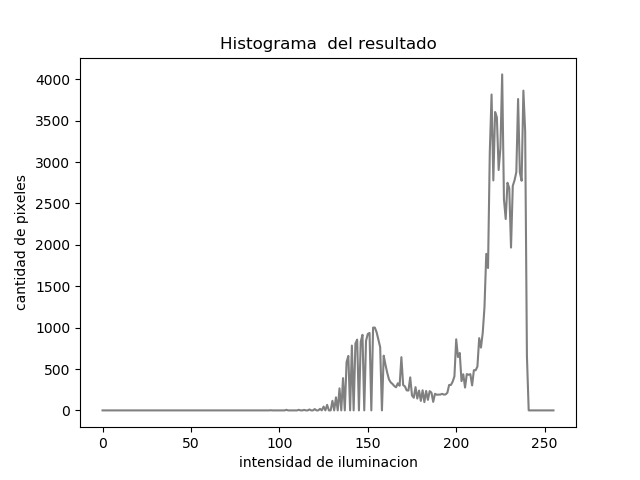
#> input picture Practica 4/hist_exp_5.png, 640 x 480 px
$ python ejercicio2.py hist_exp_5.png 5
#> lines starting #> are read from the running program, lines starting #| are printed output that depends on the picture
#> further down, img is the input picture: shape (480, 640); min 0, max 255, mean 248.4
import sys
import cv2 as cv
import numpy as np
from matplotlib import pyplot as plt
import math

def operador_logaritmo(c, img):
    # Obteniendo dimensiones de la imagen
#> called with c = 5
    heigth = img.shape[0]
#> heigth = 480
    width = img.shape[1]
#> width = 640

    # Imagen resultado
    nueva_imagen = np.zeros((heigth, width, 1), np.uint8)

    for i in range(heigth):
        for j in range(width):
            temp = c*math.log10(1 + img[i][j])

            if temp > 255:
                temp = 255

            if temp < 0:
                temp = 0

            nueva_imagen[i][j] = temp
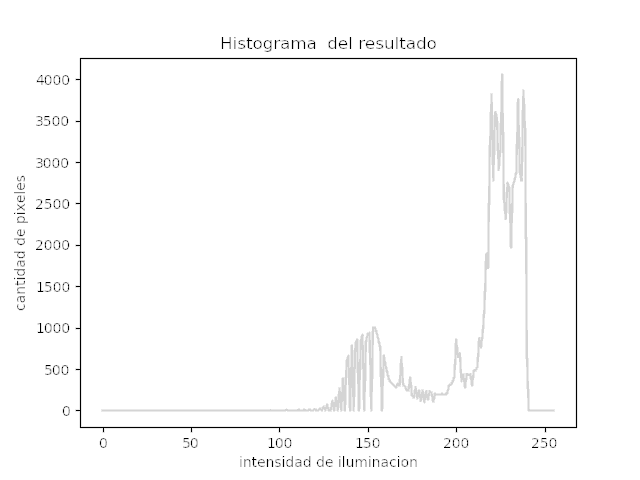
#> nueva_imagen: shape (480, 640, 1); min 0, max 12, mean 11.81; drawn with min black and max white

    return nueva_imagen

if __name__ == "__main__":

    filename = sys.argv[1]
    c = int(sys.argv[2])

    # Leer imagen
    img = cv.imread(filename , cv.IMREAD_GRAYSCALE)

    nueva_imagen = operador_logaritmo(c, img)

    filename = filename.split(".")[0]

    # Generando histograma del resultado
    hist = cv.calcHist([nueva_imagen], [0], None, [256], [0, 256])
#> hist = 256 values, max 288575 at index 12, min 0 at index 13, mean 1200
    plt.plot(hist, color='gray' )
    plt.title("Histograma  del resultado")
    plt.xlabel('intensidad de iluminacion')
    plt.ylabel('cantidad de pixeles')
    plt.savefig('hist_' + filename + '.png')
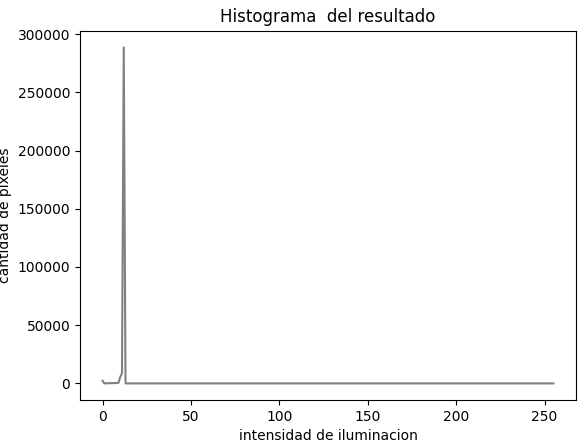
#> figure drawn by matplotlib, 1 panel; curve peaks at x = 12, y = 288575
    plt.show()

    # Mostrando y guardando la imagen del resultado
    cv.imshow('Resultado',nueva_imagen)
    cv.imwrite('resultado_' + filename + '.png', nueva_imagen)

    cv.waitKey(0)
    cv.destroyAllWindows()
    cv.waitKey(1)
    exit()
#> (the program exits here)
